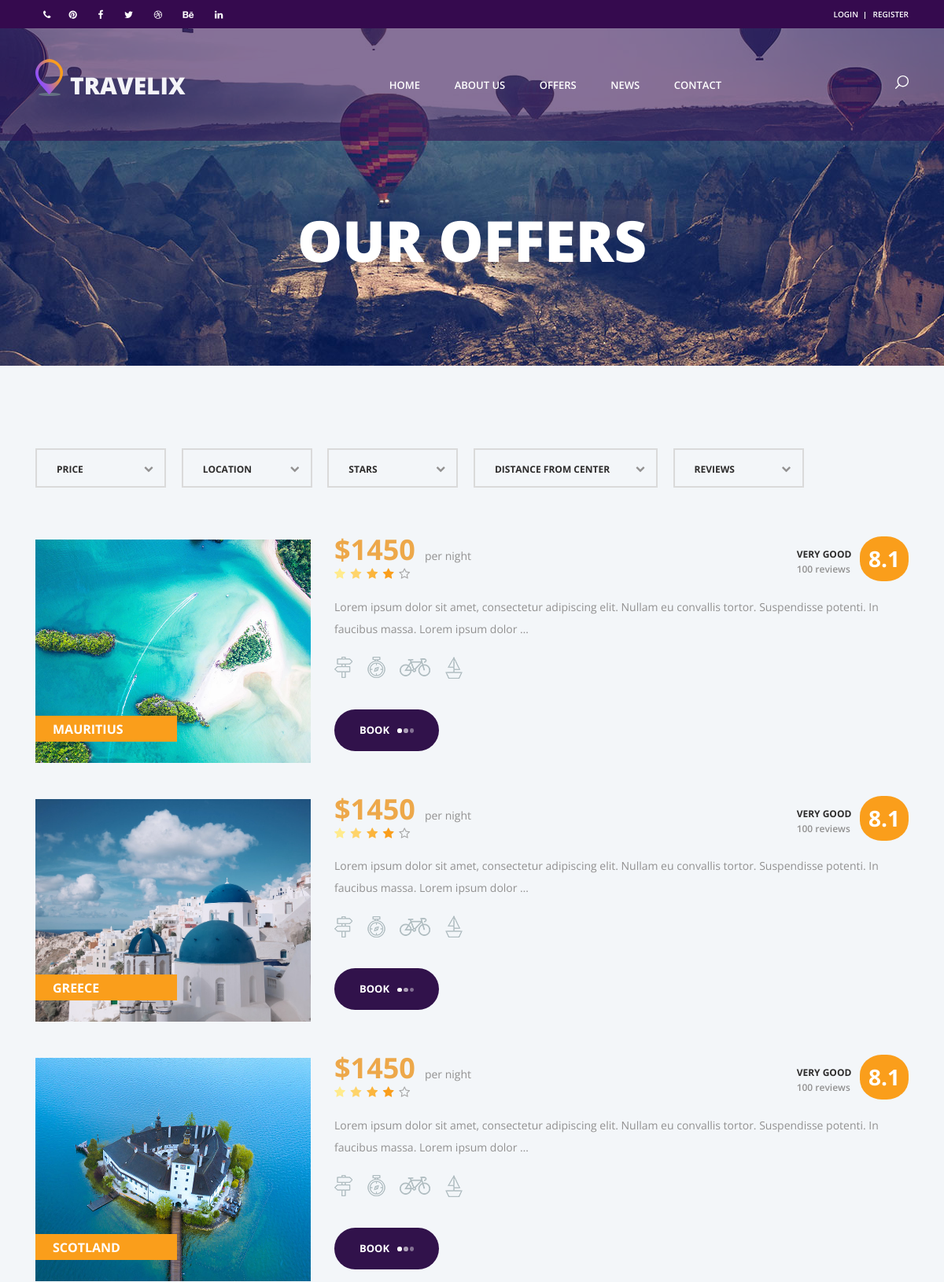
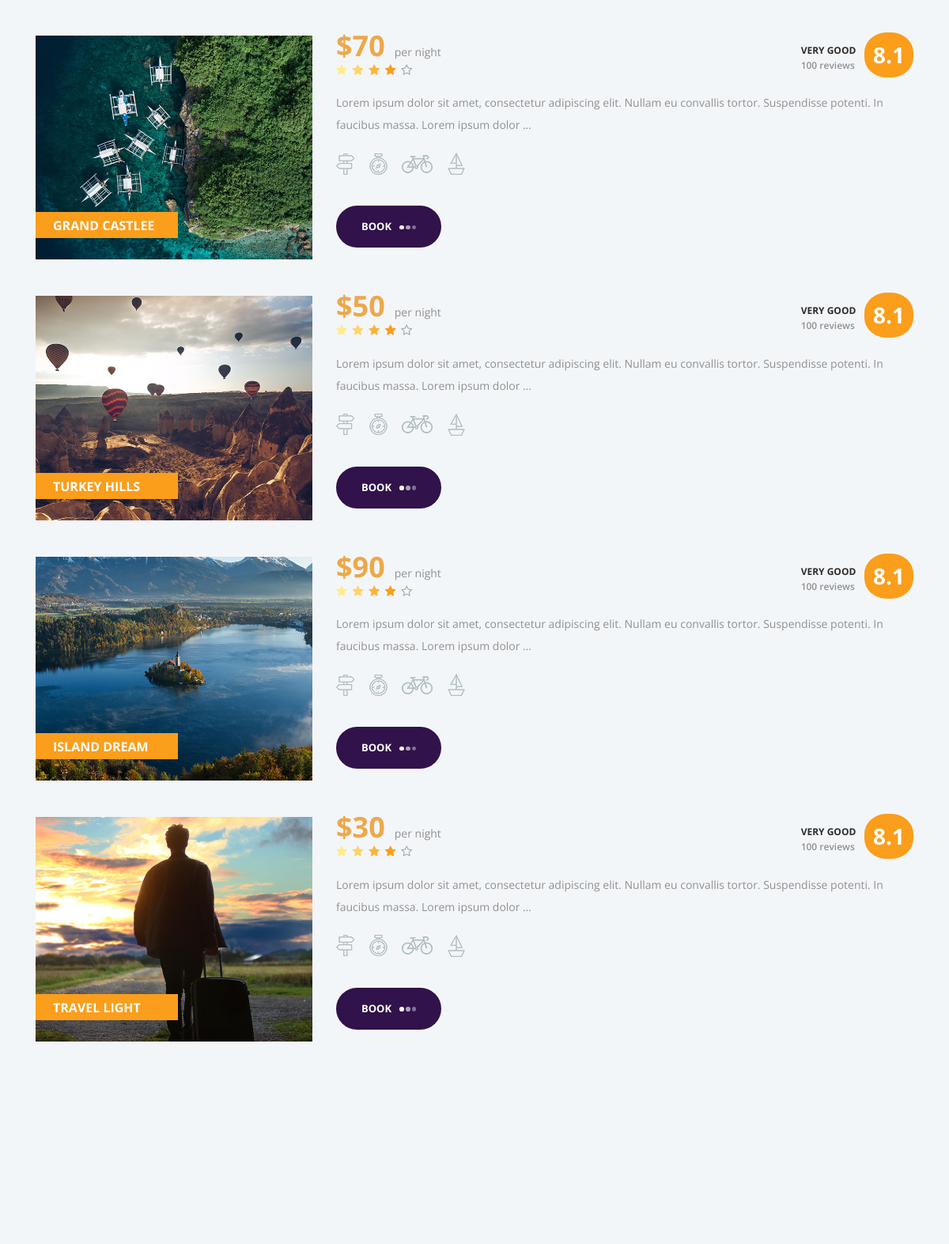
The app's page /search/ (upper part) with its own data (2 pictures, top to bottom).
### travelix/models.py (models this page shows, shortened)
class Rest_area(models.Model):
    TYPE_CHOICES = (
        ('per night', 'per night'),
        ('for week', 'for week'),
        ('two days', 'two days'),
        ('three days', 'three days')
    )
    author = models.ForeignKey(User, on_delete=models.SET_NULL, null=True, blank=True)
    title = models.CharField(max_length=300)
    image = models.ImageField(upload_to='recreation_pics/')
    bottom_images = models.ImageField(upload_to='recreation_pics/bottoms', blank=True, null=True)
    price = models.DecimalField(max_digits=6, decimal_places=0)
    city = models.CharField(max_length=200)
    state = models.CharField(max_length=200)
    text = RichTextField()
    type = models.CharField(max_length=300, choices=TYPE_CHOICES)
    tags = models.ManyToManyField(Tag)
    from_date = models.DateField('Enter valid starting date', default=0)
    limit_date = models.DateField('Enter valid ending date', default=0)
    date_created = models.DateTimeField(auto_now_add=True)
    date_updated = models.DateTimeField(auto_now=True)
    rest_views = models.IntegerField(default=0, null=True, blank=True)
    likes = models.ManyToManyField(User, related_name='rest_likes', blank=True)
    dislikes = models.ManyToManyField(User, related_name='rest_dislikes', blank=True)
    map_url = models.CharField(max_length=300, blank=True, null=True)
    def get_absolute_url(self):
        return reverse('travelix:offer_detail', kwargs={'pk': self.pk})
    class Meta:
        verbose_name = 'Rest_area'
        verbose_name_plural = 'Rest_areas'
        ordering = ['date_created', ]

### travelix/views.py (the view)
# urls.py: path("search/", views.search, name="search"),
def search(request):
    tags = Tag.objects.all()
    posts = Post.objects.all().order_by('-date_created')[:3]
    if 'q' in request.GET:
        q = request.GET['q']
        data = Rest_area.objects.filter(title__icontains=q)
    else:
        data = Rest_area.objects.all()
    context = {
        'data': data,
        'tags': tags,
        'posts': posts
    }
    return render(request, 'travelix/search.html', context)

### blog/models.py (called while the page is built)
    def get_absolute_url(self):
        return reverse('blog:post_detail', kwargs={'pk': self.pk})

### templates/travelix/search.html (shortened to what this page needs)
{% extends 'base.html' %}
{% load static %}
{% block content %}
<div class="home">
    <div class="home_background parallax-window" data-parallax="scroll"
         data-image-src="{% static 'images/about_background.jpg' %}"></div>
    <div class="home_content">
        <div class="home_title">our offers</div>
    </div>
</div>
<div class="offers">
    <div class="container">
        <div class="row">
            <div class="col-lg-11">
                <div class="offers_sorting_container">
                    <ul class="offers_sorting">
                        <li>
                            <span class="sorting_text">price</span>
                            <i class="fa fa-chevron-down"></i>
                        </li>
                        <li>
                            <span class="sorting_text">location</span>
                            <i class="fa fa-chevron-down"></i>
                        </li>
                        <li>
                            <span class="sorting_text">stars</span>
                            <i class="fa fa-chevron-down"></i>
                        </li>
                        <li class="distance_item">
                            <span class="sorting_text">distance from center</span>
                            <i class="fa fa-chevron-down"></i>
                        </li>
                        <li>
                            <span class="sorting_text">reviews</span>
                            <i class="fa fa-chevron-down"></i>
                        </li>
                    </ul>
                </div>
            </div>
            <div class="col-lg-12">
                <div class="offers_grid">
                    {% for offer in data %}
                    <div class="offers_item rating_4">
                        <div class="row">
                            <div class="col-lg-3 col-1680-4">
                                <div class="offers_image_container">
                                    <p class="h2 btn btn-danger">Search result for {{ request.GET.q }}</p>
                                    <div class="offers_image_background"
                                         style="background-image:url({{ offer.image.url }})"></div>
                                    <div class="offer_name"><a
                                            href="{{ offer.get_absolute_url }}">{{ offer.title }}</a>
                                    </div>
                                </div>
                            </div>
                            <div class="col-lg-8">
                                <div class="offers_content">
                                    <div class="offers_price">${{ offer.price }}<span>{{ offer.type }}</span>
                                    </div>
                                    <div class="rating_r rating_r_4 offers_rating" data-rating="4">
                                        <i></i>
                                        <i></i>
                                        <i></i>
                                        <i></i>
                                        <i></i>
                                    </div>
                                    <p class="offers_text">{{ offer.text|truncatewords:20|safe }}</p>
                                    <div class="offers_icons">
                                        <ul class="offers_icons_list">
                                            <li class="offers_icons_item"><img
                                                    src="{% static 'images/post.png' %}" alt=""></li>
                                            <li class="offers_icons_item"><img
                                                    src="{% static 'images/compass.png' %}" alt=""></li>
                                            <li class="offers_icons_item"><img
                                                    src="{% static 'images/bicycle.png' %}" alt=""></li>
                                            <li class="offers_icons_item"><img
                                                    src="{% static 'images/sailboat.png' %}" alt=""></li>
                                        </ul>
                                    </div>
                                    <div class="button book_button"><a
                                            href="{{ offer.get_absolute_url }}">book<span></span><span></span><span></span></a>
                                    </div>
                                    <div class="offer_reviews">
                                        <div class="offer_reviews_content">
                                            <div class="offer_reviews_title">very good</div>
                                            <div class="offer_reviews_subtitle">100 reviews</div>
                                        </div>
                                        <div class="offer_reviews_rating text-center">8.1</div>
                                    </div>
                                </div>
                            </div>
                        </div>
                    </div>
                    {% endfor %}
                </div>
            </div>
            <div class="container">
                <nav aria-label="Page navigation example">
                    <ul class="pagination mt-5 p-5 text-center d-flex justify-content-center">
                    </ul>
                </nav>
            </div>
        </div>
    </div>
</div>
{% endblock %}

### static/styles/main_styles.css (style rules this page uses)
* { margin: 0; padding: 0; -webkit-font-smoothing: antialiased; -webkit-text-shadow: rgba(0,0,0,.01) 0 0 1px; text-shadow: rgba(0,0,0,.01) 0 0 1px; }
body { font-family: 'Open Sans', sans-serif; font-size: 14px; font-weight: 400; background: #FFFFFF; color: #a5a5a5; }
div { display: block; position: relative; -webkit-box-sizing: border-box; -moz-box-sizing: border-box; box-sizing: border-box; }
ul { list-style: none; margin-bottom: 0px; }
p { font-family: 'Open Sans', sans-serif; font-size: 14px; line-height: 2; font-weight: 400; color: #929191; -webkit-font-smoothing: antialiased; -webkit-text-shadow: rgba(0,0,0,.01) 0 0 1px; text-shadow: rgba(0,0,0,.01) 0 0 1px; }
a, a:hover, a:visited, a:active, a:link { text-decoration: none; -webkit-font-smoothing: antialiased; -webkit-text-shadow: rgba(0,0,0,.01) 0 0 1px; text-shadow: rgba(0,0,0,.01) 0 0 1px; }
.button { display: inline-block; height: 53px; border-radius: 27px; overflow: hidden; }
.button a { display: block; font-size: 13px; font-weight: 700; color: #fff; text-transform: uppercase; line-height: 53px; padding-left: 46px; padding-right: 46px; white-space: nowrap; z-index: 2; }
.button span { display: inline-block; vertical-align: middle; width: 5.75px; height: 5.63px; background: #FFFFFF; border-radius: 50%; margin-right: 2px; }
.button span:first-child { margin-left: 10px; }
.button span:nth-child(2) { opacity: 0.6; }
.button span:last-child { opacity: 0.4; margin-right: 0px; }
.home { width: 100%; height: 100vh; }
.rating_4 i:first-child { color: #ffeb8d; }
.rating_4 i:nth-child(2) { color: #fed46b; }
.rating_4 i:nth-child(3) { color: #fbb53d; }
.rating_4 i:nth-child(4) { color: #fa9e1b; }
.rating_r i::before { font-family: 'FontAwesome'; content: "\f006"; font-style: normal; font-size: 19px; margin-right: 4px; }
.rating_r_4 i:first-child::before { color: #ffeb8d; content: "\f005"; }
.rating_r_4 i:nth-child(2)::before { color: #fed46b; content: "\f005"; }
.rating_r_4 i:nth-child(3)::before { color: #fbb53d; content: "\f005"; }
.rating_r_4 i:nth-child(4)::before { color: #fa9e1b; content: "\f005"; }
.offers { width: 100%; padding-top: 105px; padding-bottom: 43px; background: #f3f6f9; }
.offers_image_container { width: 100%; height: 100%; }
.offers_image_background { position: absolute; top: 0; left: 0; width: 100%; height: 100%; background-repeat: no-repeat; background-size: cover; background-position: center center; }
.offer_name { position: absolute; left: 0; bottom: 27px; width: 180px; height: 33px; background: #fa9e1b; overflow: hidden; }
.offer_name a { display: block; font-size: 16px; font-weight: 700; color: #FFFFFF; text-transform: uppercase; line-height: 35px; padding-left: 22px; }
.offers_price { display: inline-block; font-size: 36px; font-weight: 700; color: #eda84a; line-height: 25px; }
.offers_price span { font-size: 14px; font-weight: 400; color: #929191; margin-left: 12px; }
.offers_rating i::before { font-size: 13px; margin-right: 2px; }
.offers_text { font-size: 14px; font-weight: 400; color: #929191; margin-top: 16px; }
.offers_icons { margin-top: 17px; }
.offers_icons_item { display: inline-block; margin-right: 15px; }
.offers_icons_item:last-child { margin-right: 0px; }

### static/styles/offers_responsive.css (style rules this page uses)
@media only screen and (max-width: 1730px) { .col-1680-4 { flex: 0 0 33.333333%; max-width: 33.333333%; } }
@media only screen and (max-width: 1730px) { .offers { padding-top: 0px; } }
@media only screen and (max-width: 1730px) { .offers_sorting_container { margin-top: 105px; } }

### records on screen
Rest_area: image (picture), title "MAURITIUS", price "1450", type "per night", text "Lorem ipsum dolor sit amet, consectetur adipiscing elit. Nullam eu convallis tortor. Suspendisse potenti. In faucibus massa. Lorem ipsum dolor …"
Rest_area: image (picture), title "GREECE", price "1450", type "per night", text "Lorem ipsum dolor sit amet, consectetur adipiscing elit. Nullam eu convallis tortor. Suspendisse potenti. In faucibus massa. Lorem ipsum dolor …"
Rest_area: image (picture), title "SCOTLAND", price "1450", type "per night", text "Lorem ipsum dolor sit amet, consectetur adipiscing elit. Nullam eu convallis tortor. Suspendisse potenti. In faucibus massa. Lorem ipsum dolor …"
Rest_area: image (picture), title "GRAND CASTLEE", price "70", type "per night", text "Lorem ipsum dolor sit amet, consectetur adipiscing elit. Nullam eu convallis tortor. Suspendisse potenti. In faucibus massa. Lorem ipsum dolor …"
Rest_area: image (picture), title "TURKEY HILLS", price "50", type "per night", text "Lorem ipsum dolor sit amet, consectetur adipiscing elit. Nullam eu convallis tortor. Suspendisse potenti. In faucibus massa. Lorem ipsum dolor …"
Rest_area: image (picture), title "ISLAND DREAM", price "90", type "per night", text "Lorem ipsum dolor sit amet, consectetur adipiscing elit. Nullam eu convallis tortor. Suspendisse potenti. In faucibus massa. Lorem ipsum dolor …"
Rest_area: image (picture), title "TRAVEL LIGHT", price "30", type "per night", text "Lorem ipsum dolor sit amet, consectetur adipiscing elit. Nullam eu convallis tortor. Suspendisse potenti. In faucibus massa. Lorem ipsum dolor …"
